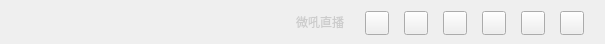
<?xml version="1.0" encoding="UTF-8"?>
<ui version="4.0">
 <class>VhallLiveTitle</class>
 <widget class="QWidget" name="VhallLiveTitle">
  <property name="geometry">
   <rect>
    <x>0</x>
    <y>0</y>
    <width>605</width>
    <height>44</height>
   </rect>
  </property>
  <property name="windowTitle">
   <string>VhallLiveTitle</string>
  </property>
  <layout class="QHBoxLayout" name="horizontalLayout">
   <property name="spacing">
    <number>0</number>
   </property>
   <property name="leftMargin">
    <number>0</number>
   </property>
   <property name="topMargin">
    <number>0</number>
   </property>
   <property name="rightMargin">
    <number>0</number>
   </property>
   <property name="bottomMargin">
    <number>0</number>
   </property>
   <item>
    <widget class="QWidget" name="widget" native="true">
     <property name="minimumSize">
      <size>
       <width>0</width>
       <height>44</height>
      </size>
     </property>
     <property name="maximumSize">
      <size>
       <width>16777215</width>
       <height>44</height>
      </size>
     </property>
     <property name="styleSheet">
      <string notr="true"/>
     </property>
     <layout class="QHBoxLayout" name="horizontalLayout_2">
      <property name="spacing">
       <number>10</number>
      </property>
      <property name="leftMargin">
       <number>20</number>
      </property>
      <property name="topMargin">
       <number>0</number>
      </property>
      <property name="rightMargin">
       <number>10</number>
      </property>
      <property name="bottomMargin">
       <number>0</number>
      </property>
      <item>
       <widget class="QLabel" name="label_logo">
        <property name="minimumSize">
         <size>
          <width>41</width>
          <height>20</height>
         </size>
        </property>
        <property name="maximumSize">
         <size>
          <width>41</width>
          <height>20</height>
         </size>
        </property>
        <property name="styleSheet">
         <string notr="true">border-image: url(:/sysButton/titleLogo);</string>
        </property>
        <property name="text">
         <string/>
        </property>
       </widget>
      </item>
      <item>
       <spacer name="horizontalSpacer">
        <property name="orientation">
         <enum>Qt::Horizontal</enum>
        </property>
        <property name="sizeHint" stdset="0">
         <size>
          <width>40</width>
          <height>20</height>
         </size>
        </property>
       </spacer>
      </item>
      <item>
       <widget class="QLabel" name="label_userName">
        <property name="styleSheet">
         <string notr="true">
color: rgb(204, 204, 204);</string>
        </property>
        <property name="text">
         <string>微吼直播</string>
        </property>
       </widget>
      </item>
      <item>
       <widget class="QWidget" name="widget_2" native="true">
        <layout class="QHBoxLayout" name="horizontalLayout_3">
         <property name="spacing">
          <number>15</number>
         </property>
         <item>
          <widget class="PushButton" name="pushButton_share">
           <property name="minimumSize">
            <size>
             <width>24</width>
             <height>24</height>
            </size>
           </property>
           <property name="maximumSize">
            <size>
             <width>24</width>
             <height>24</height>
            </size>
           </property>
           <property name="text">
            <string/>
           </property>
          </widget>
         </item>
         <item>
          <widget class="PushButton" name="pushButton_fresh">
           <property name="minimumSize">
            <size>
             <width>24</width>
             <height>24</height>
            </size>
           </property>
           <property name="maximumSize">
            <size>
             <width>24</width>
             <height>24</height>
            </size>
           </property>
           <property name="text">
            <string/>
           </property>
          </widget>
         </item>
         <item>
          <widget class="PushButton" name="pushButton_setting">
           <property name="minimumSize">
            <size>
             <width>24</width>
             <height>24</height>
            </size>
           </property>
           <property name="maximumSize">
            <size>
             <width>24</width>
             <height>24</height>
            </size>
           </property>
           <property name="text">
            <string/>
           </property>
          </widget>
         </item>
         <item>
          <widget class="PushButton" name="pushButton_minSize">
           <property name="minimumSize">
            <size>
             <width>24</width>
             <height>24</height>
            </size>
           </property>
           <property name="maximumSize">
            <size>
             <width>24</width>
             <height>24</height>
            </size>
           </property>
           <property name="text">
            <string/>
           </property>
          </widget>
         </item>
         <item>
          <widget class="PushButton" name="pushButton_fullSize">
           <property name="minimumSize">
            <size>
             <width>24</width>
             <height>24</height>
            </size>
           </property>
           <property name="maximumSize">
            <size>
             <width>24</width>
             <height>24</height>
            </size>
           </property>
           <property name="text">
            <string/>
           </property>
          </widget>
         </item>
         <item>
          <widget class="PushButton" name="pushButton_close">
           <property name="minimumSize">
            <size>
             <width>24</width>
             <height>24</height>
            </size>
           </property>
           <property name="maximumSize">
            <size>
             <width>24</width>
             <height>24</height>
            </size>
           </property>
           <property name="text">
            <string/>
           </property>
          </widget>
         </item>
        </layout>
       </widget>
      </item>
     </layout>
    </widget>
   </item>
  </layout>
 </widget>
 <layoutdefault spacing="6" margin="11"/>
 <customwidgets>
  <customwidget>
   <class>PushButton</class>
   <extends>QPushButton</extends>
   <header location="global">push_button.h</header>
  </customwidget>
 </customwidgets>
 <resources>
  <include location="../VLive/VLive.qrc"/>
 </resources>
 <connections/>
</ui>
